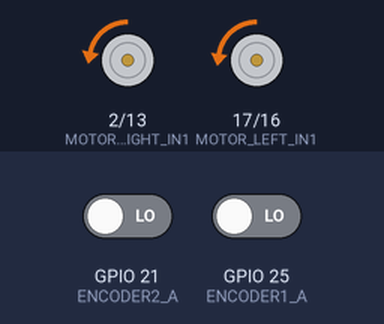
The sketch below on a simulated ESP32. Shown: motor-driver pin pairs drawn as motors (green arrow = first pin HIGH = forward, orange = second pin HIGH = backward, longer = more drive). The inputs (shaded band) are chosen by the test bench; at power-on: GPIO 21 (ENCODER2_A) LOW, GPIO 25 (ENCODER1_A) LOW. What the sketch prints to the serial monitor is not drawn.

Above: at 5.1 s.
Timing chart, 0 to 6.6 s (numbered marks = the images above):
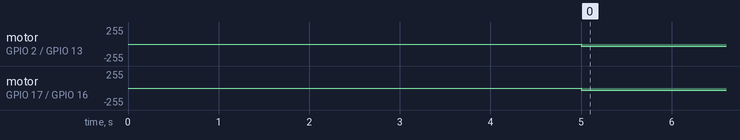

Measured:
- by itself, motor on GPIO 2 (MOTOR_RIGHT_IN1) / GPIO 13 (MOTOR_RIGHT_IN2): stopped → backward 30/255 at 5.0 s
- by itself, motor on GPIO 17 (MOTOR_LEFT_IN1) / GPIO 16 (MOTOR_LEFT_IN2): stopped → backward 33/255 at 5.0 s

The sketch:

andarunadistancia.ino
```cpp
#define MOTOR_LEFT_IN1  17
#define MOTOR_LEFT_IN2  16
#define MOTOR_RIGHT_IN1 2
#define MOTOR_RIGHT_IN2 13

// --- Configuración de PWM ---
#define PWM_FREQ       15000
#define PWM_RESOLUTION 8     // 12 bits


// --- CONFIGURACIÓN ENCODER 1 ---
#define ENCODER1_A  25
#define ENCODER1_B  26

// --- CONFIGURACIÓN ENCODER 2 (¡Ocupa pines I2C nativos!) ---
#define ENCODER2_A  21
#define ENCODER2_B  22


long encoder1Pulsos=0;
long encoder2Pulsos=0;


float erroranterior=0.0;
float derivativo=0.0;
float integral=0.0;

long tiempo=0;
long tiempoAnterior=0;

float distancianecesaria=100.0;

void IRAM_ATTR leerEncoder1AB() {
  int estadoA = digitalRead(ENCODER1_A);
  int estadoB = digitalRead(ENCODER1_B);
  if (estadoA == estadoB) {
    encoder1Pulsos++;
  } else {
    encoder1Pulsos--;
  }
}

// ISR para Encoder 2
void IRAM_ATTR leerEncoder2AB() {
  int estadoA = digitalRead(ENCODER2_A);
  int estadoB = digitalRead(ENCODER2_B);
  if (estadoA == estadoB) {
    encoder2Pulsos--;
  } else {
    encoder2Pulsos++;
  }
}


void setMotor(int chIN1, int chIN2, float v,int maximo,float porcentaje) {
  v = constrain(v,-maximo,maximo);
  v=v*porcentaje;

  if (v < 0)      { ledcWrite(chIN1,(uint32_t)(-v)); ledcWrite(chIN2,0); }
  else if (v > 0) { ledcWrite(chIN1,0); ledcWrite(chIN2,(uint32_t)v); }
  else            { ledcWrite(chIN1,0); ledcWrite(chIN2,0); }
}

void setup() {
  Serial.begin(115200);
  while (!Serial);


  ledcSetup(0, PWM_FREQ, PWM_RESOLUTION);
  ledcAttachPin(MOTOR_LEFT_IN1,0);

  ledcSetup(1, PWM_FREQ, PWM_RESOLUTION);
  ledcAttachPin(MOTOR_LEFT_IN2,1);

  ledcSetup(2, PWM_FREQ, PWM_RESOLUTION);
  ledcAttachPin(MOTOR_RIGHT_IN1,2);

  ledcSetup(3, PWM_FREQ, PWM_RESOLUTION);
  ledcAttachPin(MOTOR_RIGHT_IN2,3);


  // Configuración de Hardware Encoder 1
  pinMode(ENCODER1_A, INPUT);
  pinMode(ENCODER1_B, INPUT);
  attachInterrupt(digitalPinToInterrupt(ENCODER1_A), leerEncoder1AB, CHANGE);

  // Configuración de Hardware Encoder 2
  pinMode(ENCODER2_A, INPUT);
  pinMode(ENCODER2_B, INPUT);
  attachInterrupt(digitalPinToInterrupt(ENCODER2_A), leerEncoder2AB, CHANGE);


  tiempo=millis();


  delay(5000);

}

//><

void loop() {

    unsigned long tiempoActual = micros();
    float dt = (tiempoActual - tiempoAnterior) / 1000000.0;


    if(dt>=0.0001) {

      float media=((float)encoder1Pulsos+(float)encoder2Pulsos)/2.0;

      float distancia=media*0.01067;

      Serial.println(distancia);

      float Kp=10.0;
      float Kd=0.3;
      float Ki=0.0;

      float error=distancianecesaria-distancia;

      integral += error * dt;
      integral = constrain(integral,-60,60);

      erroranterior=error;

      float pid = (Kp * error)+(Kd*derivativo)+(Ki*integral);

      float pidD=pid;   // Corrección motor derecho
      float pidI=pid;    // Corrección motor izquierdo

      if(abs(error)>0.3) {

          // Equilibrio + giro diferencial
          setMotor(0,1,pidD,30,1.128);   // Rueda Derecha
          setMotor(2,3,pidI,30,1.0);   // Rueda Izquierda

      }else{

          setMotor(0,1,0,0,0.0);
          setMotor(2,3,0,0,0.0);

      }

      tiempo=millis();


    }


}
```
